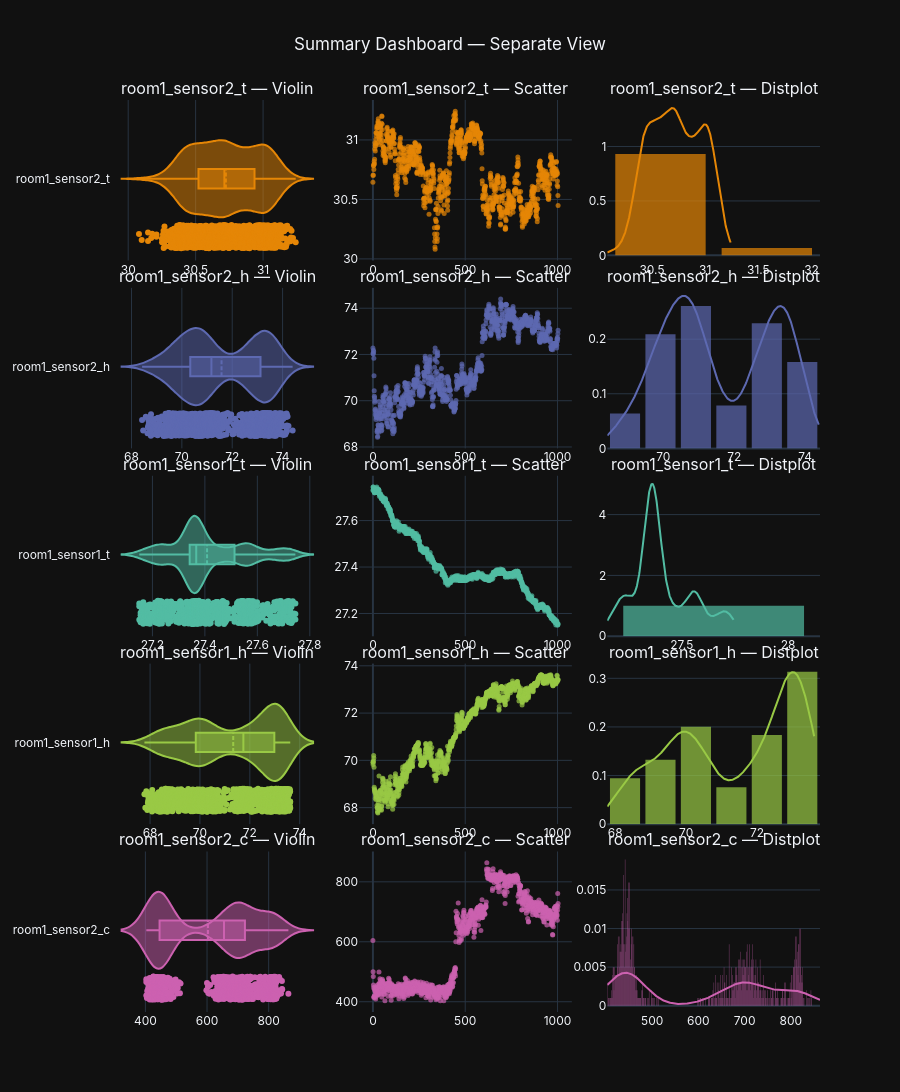

Notebook source saved alongside this figure:
### Code cell
store.summary_plot(
    df_1,
    columns=['room1_sensor2_t','room1_sensor2_h','room1_sensor1_t','room1_sensor1_h','room1_sensor2_c'],
    separate_plots=True
    
    )

### Figure 1 — Plotly figure (JSON) as saved in the notebook; plotly's stock layout.template omitted (floating-point values rounded to 4 significant figures; data arrays with more than 128 entries replaced by an {"elided": "..."} marker saying what was removed)
{"data": [{"box": {"visible": true}, "marker": {"color": "rgb(229, 134, 6)"}, "meanline": {"visible": true}, "name": "room1_sensor2_t", "points": "all", "showlegend": false, "type": "violin", "x": {"elided": "1004 float values"}, "xaxis": "x", "yaxis": "y"}, {"marker": {"color": "rgb(229, 134, 6)", "opacity": 0.7, "size": 5}, "mode": "markers", "name": "room1_sensor2_t", "showlegend": false, "type": "scatter", "x": {"elided": "1004 int values"}, "xaxis": "x2", "y": {"elided": "1004 float values"}, "yaxis": "y2"}, {"autobinx": false, "histnorm": "probability density", "legendgroup": "room1_sensor2_t", "marker": {"color": "rgb(229, 134, 6)"}, "name": "room1_sensor2_t", "opacity": 0.7, "showlegend": false, "type": "histogram", "x": {"elided": "1004 float values"}, "xaxis": "x3", "xbins": {"end": 31.24, "size": 1, "start": 30.08}, "yaxis": "y3"}, {"legendgroup": "room1_sensor2_t", "marker": {"color": "rgb(229, 134, 6)"}, "mode": "lines", "name": "room1_sensor2_t", "showlegend": false, "type": "scatter", "x": {"elided": "500 float values"}, "xaxis": "x3", "y": {"elided": "500 float values"}, "yaxis": "y3"}, {"box": {"visible": true}, "marker": {"color": "rgb(93, 105, 177)"}, "meanline": {"visible": true}, "name": "room1_sensor2_h", "points": "all", "showlegend": false, "type": "violin", "x": {"elided": "1004 float values"}, "xaxis": "x4", "yaxis": "y4"}, {"marker": {"color": "rgb(93, 105, 177)", "opacity": 0.7, "size": 5}, "mode": "markers", "name": "room1_sensor2_h", "showlegend": false, "type": "scatter", "x": {"elided": "1004 int values"}, "xaxis": "x5", "y": {"elided": "1004 float values"}, "yaxis": "y5"}, {"autobinx": false, "histnorm": "probability density", "legendgroup": "room1_sensor2_h", "marker": {"color": "rgb(93, 105, 177)"}, "name": "room1_sensor2_h", "opacity": 0.7, "showlegend": false, "type": "histogram", "x": {"elided": "1004 float values"}, "xaxis": "x6", "xbins": {"end": 74.4, "size": 1, "start": 68.42}, "yaxis": "y6"}, {"legendgroup": "room1_sensor2_h", "marker": {"color": "rgb(93, 105, 177)"}, "mode": "lines", "name": "room1_sensor2_h", "showlegend": false, "type": "scatter", "x": {"elided": "500 float values"}, "xaxis": "x6", "y": {"elided": "500 float values"}, "yaxis": "y6"}, {"box": {"visible": true}, "marker": {"color": "rgb(82, 188, 163)"}, "meanline": {"visible": true}, "name": "room1_sensor1_t", "points": "all", "showlegend": false, "type": "violin", "x": {"elided": "1004 float values"}, "xaxis": "x7", "yaxis": "y7"}, {"marker": {"color": "rgb(82, 188, 163)", "opacity": 0.7, "size": 5}, "mode": "markers", "name": "room1_sensor1_t", "showlegend": false, "type": "scatter", "x": {"elided": "1004 int values"}, "xaxis": "x8", "y": {"elided": "1004 float values"}, "yaxis": "y8"}, {"autobinx": false, "histnorm": "probability density", "legendgroup": "room1_sensor1_t", "marker": {"color": "rgb(82, 188, 163)"}, "name": "room1_sensor1_t", "opacity": 0.7, "showlegend": false, "type": "histogram", "x": {"elided": "1004 float values"}, "xaxis": "x9", "xbins": {"end": 27.75, "size": 1, "start": 27.15}, "yaxis": "y9"}, {"legendgroup": "room1_sensor1_t", "marker": {"color": "rgb(82, 188, 163)"}, "mode": "lines", "name": "room1_sensor1_t", "showlegend": false, "type": "scatter", "x": {"elided": "500 float values"}, "xaxis": "x9", "y": {"elided": "500 float values"}, "yaxis": "y9"}, {"box": {"visible": true}, "marker": {"color": "rgb(153, 201, 69)"}, "meanline": {"visible": true}, "name": "room1_sensor1_h", "points": "all", "showlegend": false, "type": "violin", "x": {"elided": "1004 float values"}, "xaxis": "x10", "yaxis": "y10"}, {"marker": {"color": "rgb(153, 201, 69)", "opacity": 0.7, "size": 5}, "mode": "markers", "name": "room1_sensor1_h", "showlegend": false, "type": "scatter", "x": {"elided": "1004 int values"}, "xaxis": "x11", "y": {"elided": "1004 float values"}, "yaxis": "y11"}, {"autobinx": false, "histnorm": "probability density", "legendgroup": "room1_sensor1_h", "marker": {"color": "rgb(153, 201, 69)"}, "name": "room1_sensor1_h", "opacity": 0.7, "showlegend": false, "type": "histogram", "x": {"elided": "1004 float values"}, "xaxis": "x12", "xbins": {"end": 73.62, "size": 1, "start": 67.77}, "yaxis": "y12"}, {"legendgroup": "room1_sensor1_h", "marker": {"color": "rgb(153, 201, 69)"}, "mode": "lines", "name": "room1_sensor1_h", "showlegend": false, "type": "scatter", "x": {"elided": "500 float values"}, "xaxis": "x12", "y": {"elided": "500 float values"}, "yaxis": "y12"}, {"box": {"visible": true}, "marker": {"color": "rgb(204, 97, 176)"}, "meanline": {"visible": true}, "name": "room1_sensor2_c", "points": "all", "showlegend": false, "type": "violin", "x": {"elided": "1004 int values"}, "xaxis": "x13", "yaxis": "y13"}, {"marker": {"color": "rgb(204, 97, 176)", "opacity": 0.7, "size": 5}, "mode": "markers", "name": "room1_sensor2_c", "showlegend": false, "type": "scatter", "x": {"elided": "1004 int values"}, "xaxis": "x14", "y": {"elided": "1004 int values"}, "yaxis": "y14"}, {"autobinx": false, "histnorm": "probability density", "legendgroup": "room1_sensor2_c", "marker": {"color": "rgb(204, 97, 176)"}, "name": "room1_sensor2_c", "opacity": 0.7, "showlegend": false, "type": "histogram", "x": {"elided": "1004 int values"}, "xaxis": "x15", "xbins": {"end": 864, "size": 1, "start": 403}, "yaxis": "y15"}, {"legendgroup": "room1_sensor2_c", "marker": {"color": "rgb(204, 97, 176)"}, "mode": "lines", "name": "room1_sensor2_c", "showlegend": false, "type": "scatter", "x": {"elided": "500 float values"}, "xaxis": "x15", "y": {"elided": "500 float values"}, "yaxis": "y15"}], "layout": {"annotations": [{"font": {"size": 16}, "showarrow": false, "text": "room1_sensor2_t — Violin", "x": 0.15, "xanchor": "center", "xref": "paper", "y": 1, "yanchor": "bottom", "yref": "paper"}, {"font": {"size": 16}, "showarrow": false, "text": "room1_sensor2_t — Scatter", "x": 0.5, "xanchor": "center", "xref": "paper", "y": 1, "yanchor": "bottom", "yref": "paper"}, {"font": {"size": 16}, "showarrow": false, "text": "room1_sensor2_t — Distplot", "x": 0.85, "xanchor": "center", "xref": "paper", "y": 1, "yanchor": "bottom", "yref": "paper"}, {"font": {"size": 16}, "showarrow": false, "text": "room1_sensor2_h — Violin", "x": 0.15, "xanchor": "center", "xref": "paper", "y": 0.794, "yanchor": "bottom", "yref": "paper"}, {"font": {"size": 16}, "showarrow": false, "text": "room1_sensor2_h — Scatter", "x": 0.5, "xanchor": "center", "xref": "paper", "y": 0.794, "yanchor": "bottom", "yref": "paper"}, {"font": {"size": 16}, "showarrow": false, "text": "room1_sensor2_h — Distplot", "x": 0.85, "xanchor": "center", "xref": "paper", "y": 0.794, "yanchor": "bottom", "yref": "paper"}, {"font": {"size": 16}, "showarrow": false, "text": "room1_sensor1_t — Violin", "x": 0.15, "xanchor": "center", "xref": "paper", "y": 0.588, "yanchor": "bottom", "yref": "paper"}, {"font": {"size": 16}, "showarrow": false, "text": "room1_sensor1_t — Scatter", "x": 0.5, "xanchor": "center", "xref": "paper", "y": 0.588, "yanchor": "bottom", "yref": "paper"}, {"font": {"size": 16}, "showarrow": false, "text": "room1_sensor1_t — Distplot", "x": 0.85, "xanchor": "center", "xref": "paper", "y": 0.588, "yanchor": "bottom", "yref": "paper"}, {"font": {"size": 16}, "showarrow": false, "text": "room1_sensor1_h — Violin", "x": 0.15, "xanchor": "center", "xref": "paper", "y": 0.382, "yanchor": "bottom", "yref": "paper"}, {"font": {"size": 16}, "showarrow": false, "text": "room1_sensor1_h — Scatter", "x": 0.5, "xanchor": "center", "xref": "paper", "y": 0.382, "yanchor": "bottom", "yref": "paper"}, {"font": {"size": 16}, "showarrow": false, "text": "room1_sensor1_h — Distplot", "x": 0.85, "xanchor": "center", "xref": "paper", "y": 0.382, "yanchor": "bottom", "yref": "paper"}, {"font": {"size": 16}, "showarrow": false, "text": "room1_sensor2_c — Violin", "x": 0.15, "xanchor": "center", "xref": "paper", "y": 0.176, "yanchor": "bottom", "yref": "paper"}, {"font": {"size": 16}, "showarrow": false, "text": "room1_sensor2_c — Scatter", "x": 0.5, "xanchor": "center", "xref": "paper", "y": 0.176, "yanchor": "bottom", "yref": "paper"}, {"font": {"size": 16}, "showarrow": false, "text": "room1_sensor2_c — Distplot", "x": 0.85, "xanchor": "center", "xref": "paper", "y": 0.176, "yanchor": "bottom", "yref": "paper"}], "bargap": 0.15, "font": {"family": "Inter, sans-serif"}, "height": 1500, "showlegend": false, "title": {"text": "Summary Dashboard — Separate View", "x": 0.5}, "xaxis": {"anchor": "y", "domain": [0, 0.3]}, "xaxis10": {"anchor": "y10", "domain": [0, 0.3]}, "xaxis11": {"anchor": "y11", "domain": [0.35, 0.65]}, "xaxis12": {"anchor": "y12", "domain": [0.7, 1]}, "xaxis13": {"anchor": "y13", "domain": [0, 0.3]}, "xaxis14": {"anchor": "y14", "domain": [0.35, 0.65]}, "xaxis15": {"anchor": "y15", "domain": [0.7, 1]}, "xaxis2": {"anchor": "y2", "domain": [0.35, 0.65]}, "xaxis3": {"anchor": "y3", "domain": [0.7, 1]}, "xaxis4": {"anchor": "y4", "domain": [0, 0.3]}, "xaxis5": {"anchor": "y5", "domain": [0.35, 0.65]}, "xaxis6": {"anchor": "y6", "domain": [0.7, 1]}, "xaxis7": {"anchor": "y7", "domain": [0, 0.3]}, "xaxis8": {"anchor": "y8", "domain": [0.35, 0.65]}, "xaxis9": {"anchor": "y9", "domain": [0.7, 1]}, "yaxis": {"anchor": "x", "domain": [0.824, 1]}, "yaxis10": {"anchor": "x10", "domain": [0.206, 0.382]}, "yaxis11": {"anchor": "x11", "domain": [0.206, 0.382]}, "yaxis12": {"anchor": "x12", "domain": [0.206, 0.382]}, "yaxis13": {"anchor": "x13", "domain": [0, 0.176]}, "yaxis14": {"anchor": "x14", "domain": [0, 0.176]}, "yaxis15": {"anchor": "x15", "domain": [0, 0.176]}, "yaxis2": {"anchor": "x2", "domain": [0.824, 1]}, "yaxis3": {"anchor": "x3", "domain": [0.824, 1]}, "yaxis4": {"anchor": "x4", "domain": [0.618, 0.794]}, "yaxis5": {"anchor": "x5", "domain": [0.618, 0.794]}, "yaxis6": {"anchor": "x6", "domain": [0.618, 0.794]}, "yaxis7": {"anchor": "x7", "domain": [0.412, 0.588]}, "yaxis8": {"anchor": "x8", "domain": [0.412, 0.588]}, "yaxis9": {"anchor": "x9", "domain": [0.412, 0.588]}}}
